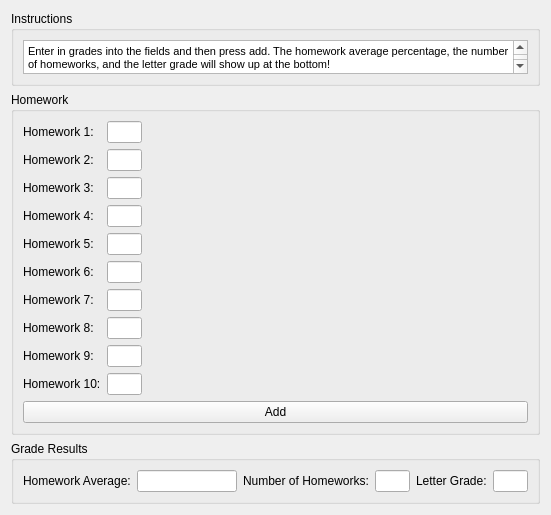
     <widget class="QWidget" name="tab_2">
      <attribute name="title">
       <string>Homework</string>
      </attribute>
      <layout class="QVBoxLayout" name="verticalLayout_4">
       <item>
        <widget class="QGroupBox" name="groupBox_11">
         <property name="maximumSize">
          <size>
           <width>16777215</width>
           <height>75</height>
          </size>
         </property>
         <property name="title">
          <string>Instructions</string>
         </property>
         <layout class="QVBoxLayout" name="verticalLayout_5">
          <item>
           <widget class="QTextEdit" name="textEdit_2">
            <property name="maximumSize">
             <size>
              <width>16777215</width>
              <height>100</height>
             </size>
            </property>
            <property name="readOnly">
             <bool>true</bool>
            </property>
            <property name="html">
             <string>&lt;!DOCTYPE HTML PUBLIC &quot;-//W3C//DTD HTML 4.0//EN&quot; &quot;http://www.w3.org/TR/REC-html40/strict.dtd&quot;&gt;
&lt;html&gt;&lt;head&gt;&lt;meta name=&quot;qrichtext&quot; content=&quot;1&quot; /&gt;&lt;style type=&quot;text/css&quot;&gt;
p, li { white-space: pre-wrap; }
&lt;/style&gt;&lt;/head&gt;&lt;body style=&quot; font-family:'MS Shell Dlg 2'; font-size:8.25pt; font-weight:400; font-style:normal;&quot;&gt;
&lt;p style=&quot; margin-top:0px; margin-bottom:0px; margin-left:0px; margin-right:0px; -qt-block-indent:0; text-indent:0px;&quot;&gt;&lt;span style=&quot; font-size:8pt;&quot;&gt;Enter in grades into the fields and then press add. The homework average percentage, the number of homeworks, and the letter grade will show up at the bottom!&lt;/span&gt;&lt;/p&gt;&lt;/body&gt;&lt;/html&gt;</string>
            </property>
           </widget>
          </item>
         </layout>
        </widget>
       </item>
       <item>
        <widget class="QGroupBox" name="groupBox_10">
         <property name="title">
          <string>Homework</string>
         </property>
         <layout class="QVBoxLayout" name="verticalLayout_8">
          <item>
           <layout class="QFormLayout" name="formLayout">
            <item row="0" column="0">
             <layout class="QVBoxLayout" name="verticalLayout_6">
              <item>
               <widget class="QLabel" name="label">
                <property name="maximumSize">
                 <size>
                  <width>75</width>
                  <height>16777215</height>
                 </size>
                </property>
                <property name="text">
                 <string>Homework 1:</string>
                </property>
               </widget>
              </item>
              <item>
               <widget class="QLabel" name="label_2">
                <property name="maximumSize">
                 <size>
                  <width>75</width>
                  <height>16777215</height>
                 </size>
                </property>
                <property name="text">
                 <string>Homework 2:</string>
                </property>
               </widget>
              </item>
              <item>
               <widget class="QLabel" name="label_3">
                <property name="maximumSize">
                 <size>
                  <width>75</width>
                  <height>16777215</height>
                 </size>
                </property>
                <property name="text">
                 <string>Homework 3:</string>
                </property>
               </widget>
              </item>
              <item>
               <widget class="QLabel" name="label_4">
                <property name="maximumSize">
                 <size>
                  <width>75</width>
                  <height>16777215</height>
                 </size>
                </property>
                <property name="text">
                 <string>Homework 4:</string>
                </property>
               </widget>
              </item>
              <item>
               <widget class="QLabel" name="label_5">
                <property name="maximumSize">
                 <size>
                  <width>75</width>
                  <height>16777215</height>
                 </size>
                </property>
                <property name="text">
                 <string>Homework 5:</string>
                </property>
               </widget>
              </item>
              <item>
               <widget class="QLabel" name="label_8">
                <property name="maximumSize">
                 <size>
                  <width>75</width>
                  <height>16777215</height>
                 </size>
                </property>
                <property name="text">
                 <string>Homework 6:</string>
                </property>
               </widget>
              </item>
              <item>
               <widget class="QLabel" name="label_6">
                <property name="text">
                 <string>Homework 7:</string>
                </property>
               </widget>
              </item>
              <item>
               <widget class="QLabel" name="label_9">
                <property name="text">
                 <string>Homework 8:</string>
                </property>
               </widget>
              </item>
              <item>
               <widget class="QLabel" name="label_7">
                <property name="text">
                 <string>Homework 9:</string>
                </property>
               </widget>
              </item>
              <item>
               <widget class="QLabel" name="label_10">
                <property name="text">
                 <string>Homework 10:</string>
                </property>
               </widget>
              </item>
             </layout>
            </item>
            <item row="0" column="1">
             <layout class="QVBoxLayout" name="verticalLayout_7">
              <item>
               <widget class="QLineEdit" name="lineEdit_8">
                <property name="maximumSize">
                 <size>
                  <width>35</width>
                  <height>16777215</height>
                 </size>
                </property>
                <property name="layoutDirection">
                 <enum>Qt::LeftToRight</enum>
                </property>
                <property name="frame">
                 <bool>true</bool>
                </property>
                <property name="alignment">
                 <set>Qt::AlignLeading|Qt::AlignLeft|Qt::AlignVCenter</set>
                </property>
               </widget>
              </item>
              <item>
               <widget class="QLineEdit" name="lineEdit">
                <property name="maximumSize">
                 <size>
                  <width>35</width>
                  <height>16777215</height>
                 </size>
                </property>
               </widget>
              </item>
              <item>
               <widget class="QLineEdit" name="lineEdit_7">
                <property name="maximumSize">
                 <size>
                  <width>35</width>
                  <height>16777215</height>
                 </size>
                </property>
               </widget>
              </item>
              <item>
               <widget class="QLineEdit" name="lineEdit_2">
                <property name="maximumSize">
                 <size>
                  <width>35</width>
                  <height>16777215</height>
                 </size>
                </property>
               </widget>
              </item>
              <item>
               <widget class="QLineEdit" name="lineEdit_4">
                <property name="maximumSize">
                 <size>
                  <width>35</width>
                  <height>16777215</height>
                 </size>
                </property>
               </widget>
              </item>
              <item>
               <widget class="QLineEdit" name="lineEdit_5">
                <property name="maximumSize">
                 <size>
                  <width>35</width>
                  <height>16777215</height>
                 </size>
                </property>
               </widget>
              </item>
              <item>
               <widget class="QLineEdit" name="lineEdit_3">
                <property name="maximumSize">
                 <size>
                  <width>35</width>
                  <height>16777215</height>
                 </size>
                </property>
               </widget>
              </item>
              <item>
               <widget class="QLineEdit" name="lineEdit_10">
                <property name="maximumSize">
                 <size>
                  <width>35</width>
                  <height>16777215</height>
                 </size>
                </property>
               </widget>
              </item>
              <item>
               <widget class="QLineEdit" name="lineEdit_9">
                <property name="maximumSize">
                 <size>
                  <width>35</width>
                  <height>16777215</height>
                 </size>
                </property>
               </widget>
              </item>
              <item>
               <widget class="QLineEdit" name="lineEdit_6">
                <property name="maximumSize">
                 <size>
                  <width>35</width>
                  <height>16777215</height>
                 </size>
                </property>
               </widget>
              </item>
             </layout>
            </item>
           </layout>
          </item>
          <item>
           <widget class="QPushButton" name="addHomew">
            <property name="text">
             <string>Add</string>
            </property>
           </widget>
          </item>
         </layout>
        </widget>
       </item>
       <item>
        <widget class="QGroupBox" name="groupBox_9">
         <property name="title">
          <string>Grade Results</string>
         </property>
         <layout class="QHBoxLayout" name="horizontalLayout">
          <item>
           <layout class="QFormLayout" name="formLayout_2">
            <item row="0" column="0">
             <widget class="QLabel" name="homewLabel">
              <property name="text">
               <string>Homework Average:</string>
              </property>
             </widget>
            </item>
            <item row="0" column="1">
             <widget class="QLineEdit" name="homewAvg">
              <property name="maximumSize">
               <size>
                <width>100</width>
                <height>16777215</height>
               </size>
              </property>
             </widget>
            </item>
           </layout>
          </item>
          <item>
           <layout class="QFormLayout" name="formLayout_3">
            <item row="0" column="0">
             <widget class="QLabel" name="numHwLabel">
              <property name="text">
               <string>Number of Homeworks:</string>
              </property>
             </widget>
            </item>
            <item row="0" column="1">
             <widget class="QLineEdit" name="numHw">
              <property name="maximumSize">
               <size>
                <width>35</width>
                <height>16777215</height>
               </size>
              </property>
             </widget>
            </item>
           </layout>
          </item>
          <item>
           <layout class="QFormLayout" name="formLayout_4">
            <item row="0" column="0">
             <widget class="QLabel" name="letterHwLabel">
              <property name="text">
               <string>Letter Grade:</string>
              </property>
             </widget>
            </item>
            <item row="0" column="1">
             <widget class="QLineEdit" name="letterGrade">
              <property name="maximumSize">
               <size>
                <width>35</width>
                <height>16777215</height>
               </size>
              </property>
             </widget>
            </item>
           </layout>
          </item>
         </layout>
        </widget>
       </item>
      </layout>
     </widget>
